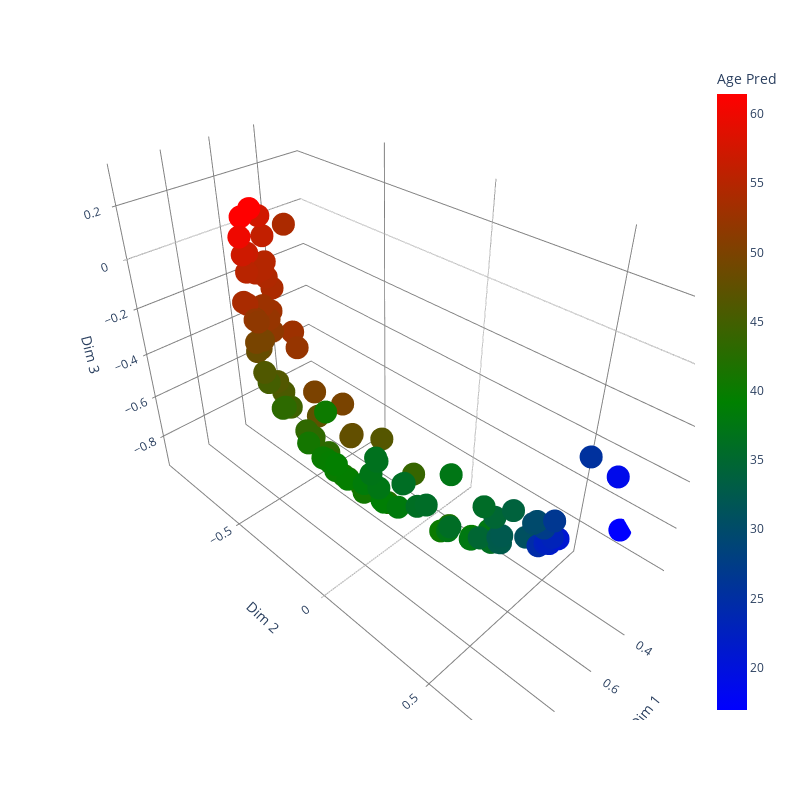

Source (notebook cell):
### Code cell
fig = px.scatter_3d(embeddings, x='Dim 1', y='Dim 2', z='Dim 3',
                    color_continuous_scale=["blue", "green", "red"],
              color='Age Pred') #range_color=[50, 180],
# fig.update_traces(marker=dict(size=4))
fig.update_layout(
    width=800,  # Adjust width as needed
    height=800,  # Adjust height as needed
    scene=dict(
        xaxis=dict(gridcolor='grey', backgroundcolor='white'),
        yaxis=dict(gridcolor='grey', backgroundcolor='white'),
        zaxis=dict(gridcolor='grey', backgroundcolor='white'),
        bgcolor='white'
    ),
    paper_bgcolor='white',
    plot_bgcolor='white'
)
#fig.write_image("embedding.svg", format='svg')
fig.show()
